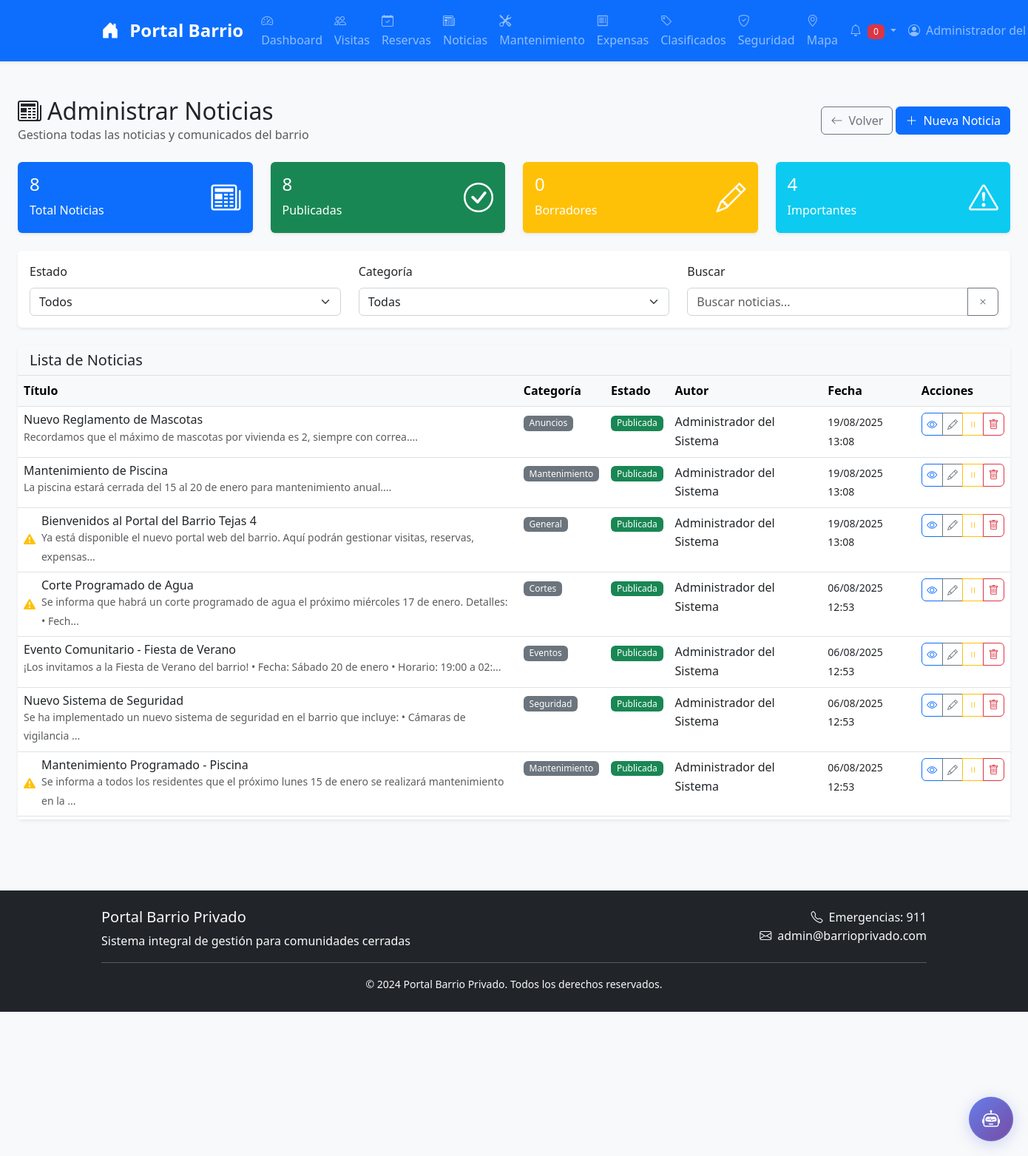
Before: /news/admin (signed in) with the older database file.
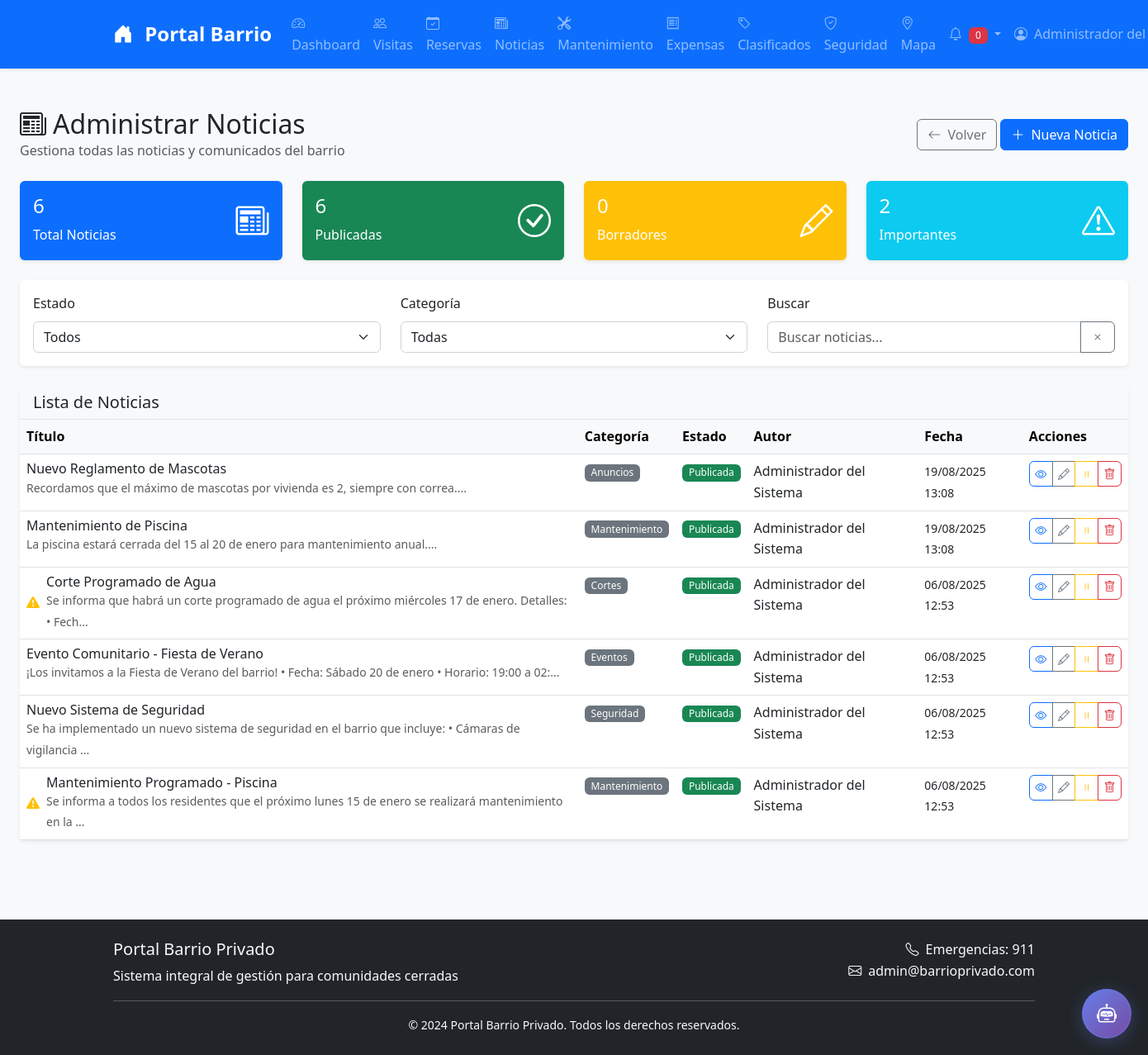
After: the same page with the newer database file.
### models.py (models this page shows, shortened)
class News(db.Model):
    __tablename__ = 'news'
    id = db.Column(db.Integer, primary_key=True)
    title = db.Column(db.String(200), nullable=False)
    content = db.Column(db.Text, nullable=False)
    author_id = db.Column(db.Integer, db.ForeignKey('users.id'), nullable=False)
    category = db.Column(db.String(50))
    is_important = db.Column(db.Boolean, default=False)
    is_published = db.Column(db.Boolean, default=True)
    published_at = db.Column(db.DateTime, default=datetime.utcnow)
    expires_at = db.Column(db.DateTime)
    image_path = db.Column(db.String(200))
    created_at = db.Column(db.DateTime, default=datetime.utcnow)
    updated_at = db.Column(db.DateTime, default=datetime.utcnow, onupdate=datetime.utcnow)

class User(UserMixin, db.Model):
    __tablename__ = 'users'
    id = db.Column(db.Integer, primary_key=True)
    username = db.Column(db.String(80), unique=True, nullable=False, index=True)
    email = db.Column(db.String(120), unique=True, nullable=False, index=True)
    password_hash = db.Column(db.String(255), nullable=False)
    name = db.Column(db.String(100), nullable=False)
    role = db.Column(db.String(20), default='resident')  # resident, admin, security, maintenance
    address = db.Column(db.String(200))
    phone = db.Column(db.String(20))
    emergency_contact = db.Column(db.String(200))
    is_active = db.Column(db.Boolean, default=True)
    email_verified = db.Column(db.Boolean, default=False)
    phone_verified = db.Column(db.Boolean, default=False)
    profile_image = db.Column(db.String(200))
    created_at = db.Column(db.DateTime, default=datetime.utcnow)
    updated_at = db.Column(db.DateTime, default=datetime.utcnow, onupdate=datetime.utcnow)
    last_login = db.Column(db.DateTime)
    two_factor_enabled = db.Column(db.Boolean, default=False)
    two_factor_secret = db.Column(db.String(32))  # Secreto TOTP
    two_factor_enabled_at = db.Column(db.DateTime)
    two_factor_backup_codes = db.Column(db.Text)  # Códigos de respaldo separados por comas
    visits = db.relationship('Visit', backref='resident', lazy='dynamic', cascade='all, delete-orphan')
    reservations = db.relationship('Reservation', foreign_keys='Reservation.user_id', backref='user', lazy='dynamic', cascade='all, delete-orphan')
    news = db.relationship('News', backref='author', lazy='dynamic', cascade='all, delete-orphan')
    maintenance_requests = db.relationship('Maintenance', foreign_keys='Maintenance.user_id', backref='user', lazy='dynamic', cascade='all, delete-orphan')
    expenses = db.relationship('Expense', backref='user', lazy='dynamic', cascade='all, delete-orphan')
    classifieds = db.relationship('Classified', backref='author', lazy='dynamic', cascade='all, delete-orphan')
    security_reports = db.relationship('SecurityReport', foreign_keys='SecurityReport.user_id', backref='author', lazy='dynamic', cascade='all, delete-orphan')
    notifications = db.relationship('Notification', backref='user', lazy='dynamic', cascade='all, delete-orphan')
    def can_access_admin(self):
        return self.role in ['admin']

### routes/news.py (the view)
@bp.route('/admin')
@login_required
def admin():
    if not current_user.can_access_admin():
        flash('No tienes permisos para acceder al panel de administración', 'error')
        return redirect(url_for('news.index'))
    page = request.args.get('page', 1, type=int)
    news = News.query.order_by(News.created_at.desc()).paginate(
        page=page, per_page=20, error_out=False)
    return render_template('news/admin.html', news=news)

### performance_integration.py (called while the page is built)
    def setup_middleware(self):
        @self.app.before_request
        def before_request():
            request.start_time = datetime.now()
            logger.info(f"📥 {request.method} {request.path} - {request.remote_addr}")
        @self.app.after_request
        def after_request(response):
            if hasattr(request, 'start_time'):
                duration = (datetime.now() - request.start_time).total_seconds()
                response.headers['X-Response-Time'] = str(duration)
                if duration > 1.0:  # Más de 1 segundo
                    logger.warning(f"⚠️ Request lento: {request.path} ({duration:.2f}s)")
                else:
                    logger.info(f"📤 {request.method} {request.path} - {response.status_code} ({duration:.3f}s)")
            return response

### security.py (called while the page is built)
    def before_request(self):
        logger.info(f"{request.method} {request.path} - {request.remote_addr}")
        if request.path.startswith('/api/'):
            self.check_rate_limit()

### templates/news/admin.html (shortened to what the changed rows need)
{% extends "base.html" %}
{% block content %}
<div class="container-fluid py-4">
    <div class="d-flex justify-content-between align-items-center mb-4">
        <div>
            <h2 class="mb-0">
                <i class="bi bi-newspaper me-2"></i>Administrar Noticias
            </h2>
        </div>
    </div>
    <div class="row mb-4">
        <div class="col-md-3">
            <div class="card bg-primary text-white">
                <div class="card-body">
                    <div class="d-flex justify-content-between">
                        <div>
                            <h4 class="card-title">{{ news.total }}</h4>
                            <p class="card-text">Total Noticias</p>
                        </div>
                    </div>
                </div>
            </div>
        </div>
        <div class="col-md-3">
            <div class="card bg-success text-white">
                <div class="card-body">
                    <div class="d-flex justify-content-between">
                        <div>
                            <h4 class="card-title">{{ news.items | selectattr("is_published") | list | length }}</h4>
                            <p class="card-text">Publicadas</p>
                        </div>
                    </div>
                </div>
            </div>
        </div>
        <div class="col-md-3">
            <div class="card bg-info text-white">
                <div class="card-body">
                    <div class="d-flex justify-content-between">
                        <div>
                            <h4 class="card-title">{{ news.items | selectattr("is_important") | list | length }}</h4>
                            <p class="card-text">Importantes</p>
                        </div>
                    </div>
                </div>
            </div>
        </div>
    </div>
    <div class="card">
        <div class="card-body p-0">
            <div class="table-responsive">
                <table class="table table-hover mb-0" id="newsTable">
                    <thead class="table-light">
                        <tr>
                            <th>Título</th>
                            <th>Categoría</th>
                            <th>Estado</th>
                            <th>Autor</th>
                            <th>Fecha</th>
                            <th>Acciones</th>
                        </tr>
                    </thead>
                    <tbody>
                        {% for article in news.items %}
                        <tr data-category="{{ article.category }}" data-status="{{ 'published' if article.is_published else 'draft' }}" data-important="{{ article.is_important }}">
                            <td>
                                <div class="d-flex align-items-center">
                                    {% if article.is_important %}
                                    <i class="bi bi-exclamation-triangle-fill text-warning me-2" title="Noticia Importante"></i>
                                    {% endif %}
                                    <div>
                                        <h6 class="mb-0">{{ article.title }}</h6>
                                        <small class="text-muted">{{ article.content[:100] }}...</small>
                                    </div>
                                </div>
                            </td>
                            <td>
                                <span class="badge bg-secondary">{{ article.category | title }}</span>
                            </td>
                            <td>
                                {% if article.is_published %}
                                <span class="badge bg-success">Publicada</span>
                                {% else %}
                                <span class="badge bg-warning">Borrador</span>
                                {% endif %}
                            </td>
                            <td>{{ article.author.name if article.author else 'Sin autor' }}</td>
                            <td>
                                <small>{{ article.created_at.strftime('%d/%m/%Y %H:%M') }}</small>
                            </td>
                            <td>
                                <div class="btn-group btn-group-sm" role="group">
                                    <a href="{{ url_for('news.show', news_id=article.id) }}" class="btn btn-outline-primary" title="Ver">
                                        <i class="bi bi-eye"></i>
                                    </a>
                                    <a href="{{ url_for('news.edit', news_id=article.id) }}" class="btn btn-outline-secondary" title="Editar">
                                        <i class="bi bi-pencil"></i>
                                    </a>
                                    {% if not article.is_published %}
                                    <button class="btn btn-outline-success" onclick="publishNews({{ article.id }})" title="Publicar">
                                        <i class="bi bi-check"></i>
                                    </button>
                                    {% else %}
                                    <button class="btn btn-outline-warning" onclick="unpublishNews({{ article.id }})" title="Despublicar">
                                        <i class="bi bi-pause"></i>
                                    </button>
                                    {% endif %}
                                    <button class="btn btn-outline-danger" onclick="deleteNews({{ article.id }}, '{{ article.title }}')" title="Eliminar">
                                        <i class="bi bi-trash"></i>
                                    </button>
                                </div>
                            </td>
                        </tr>
                        {% endfor %}
                    </tbody>
                </table>
            </div>
        </div>
    </div>
</div>
{% endblock %}

Changed rows visible on the page:
removed News: is_important True (drawn), title "Bienvenidos al Portal del Barrio Tejas 4", content "Ya está disponible el nuevo portal web del barrio. Aquí podrán gestionar visitas, reservas, expensas", category "General", is_published "Publicada", author "Administrador del Sistema", created_at "19/08/2025 13:08"
Other visible differences:
{{ news.total }}: "8" → "6"
{{ news.items | selectattr("is_published") | list | length }}: "8" → "6"
{{ news.items | selectattr("is_important") | list | length }}: "4" → "2"
